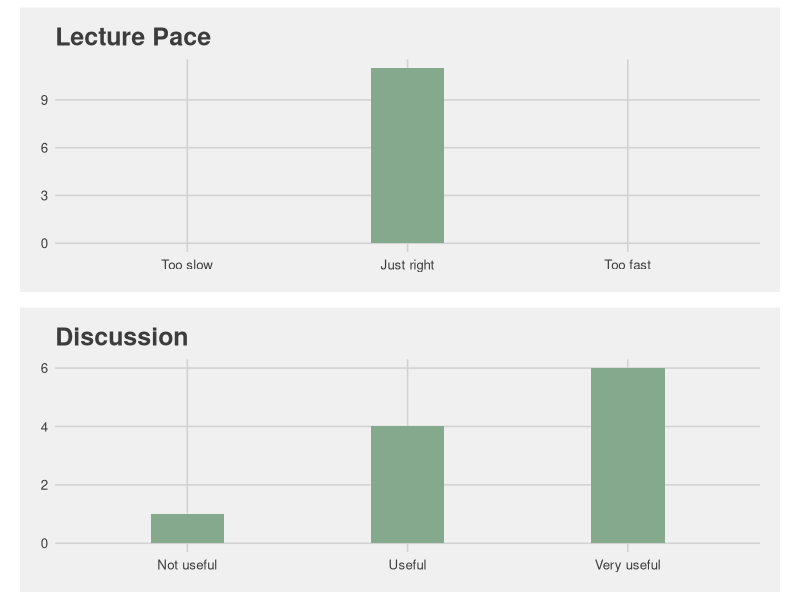
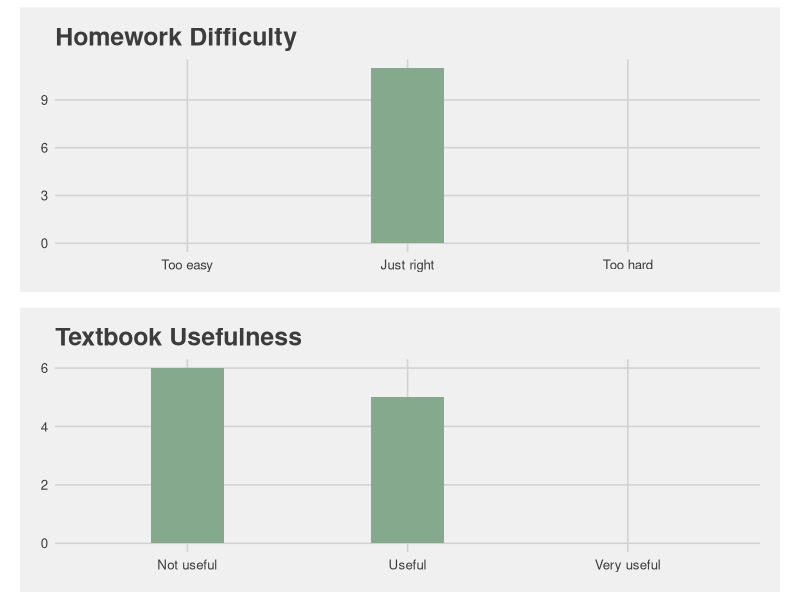
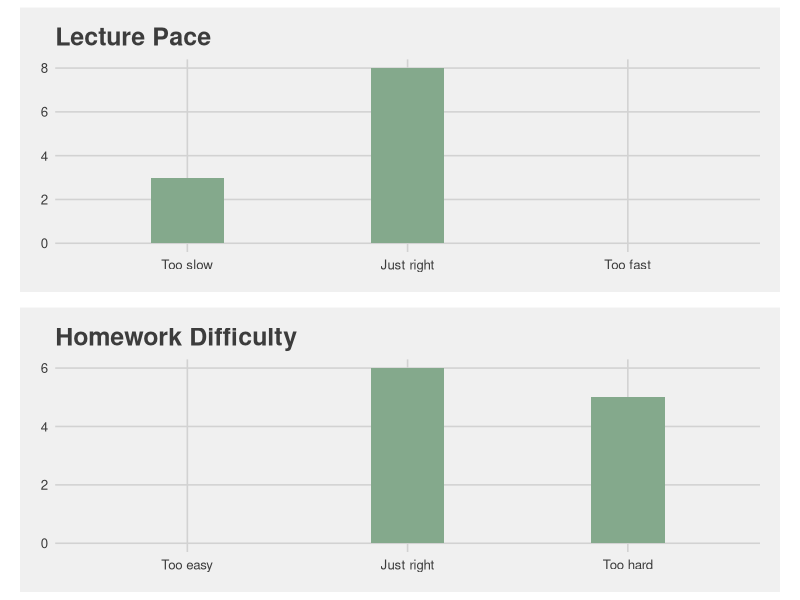
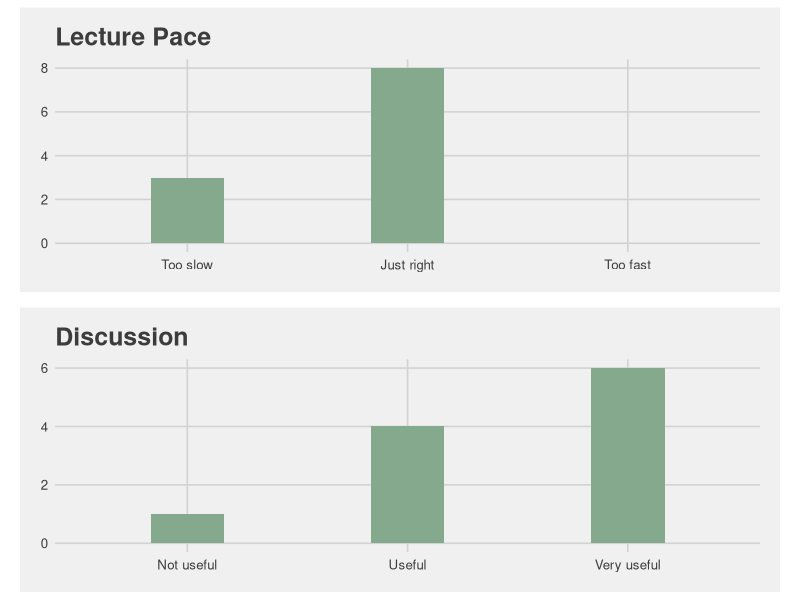
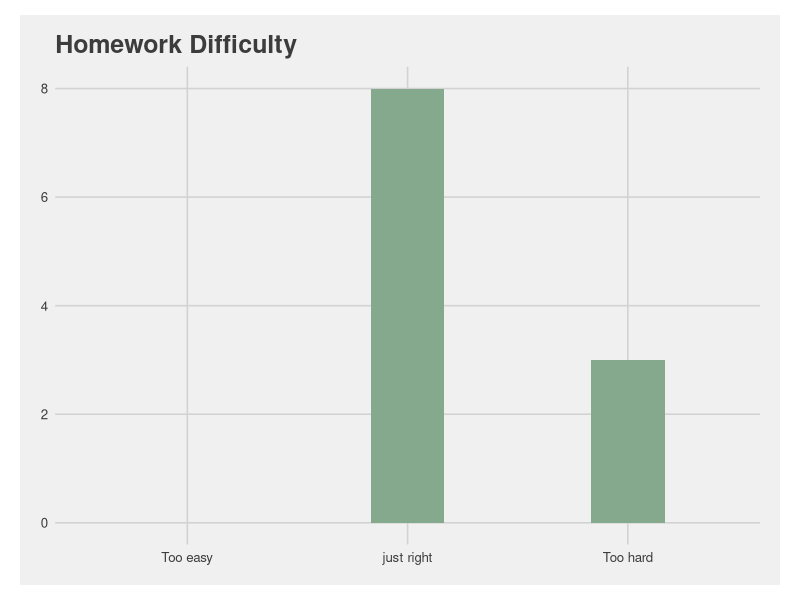
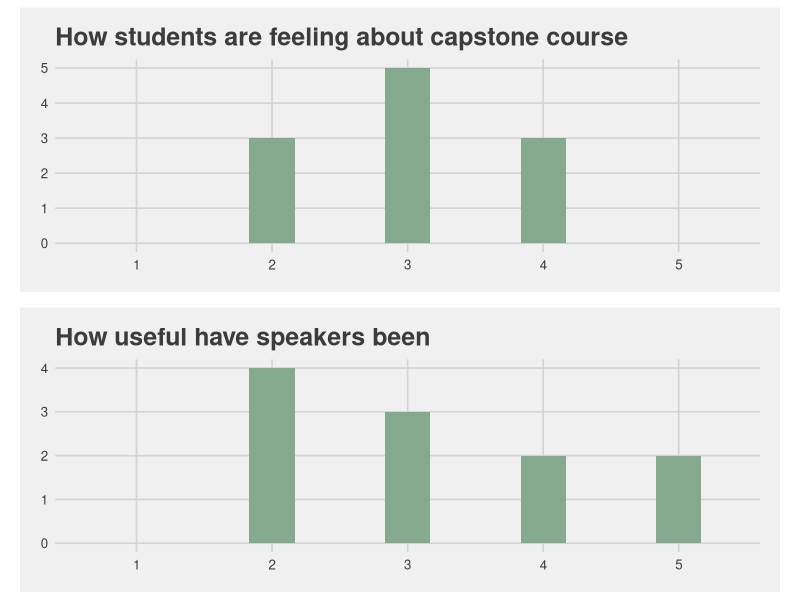

Write the R code that produced these figures, in order.
## ---- chunk 1
#| eval: true
#| echo: false
library(ggplot2)
library(tidyverse)
library(ggthemes)
library(cowplot)
survey_results <- read.csv(here::here("mid-quarter-survey-winter.csv"))
colnames(survey_results) <- c("date", "Meds_student_y/n", "eds232_enrolled", "eds232_pace", "eds232_homeworks", "eds232_discussion", "eds232_textbook", "eds232_other", "eds240_enrolled", "eds240_lecture", "eds240_discussion", "eds240_homework", "eds240_other", "eds241_enrolled", "eds241_lecture", "eds241_homeworks", "eds241_other", "capstone_enrolled", "capstone_feeling", "capstone_speakers", "capstone_comments", "additional_feedback")

## ---- chunk 2
eds232_pace <- ggplot(data = survey_results %>% 
         mutate(eds232_pace = factor(eds232_pace, levels = c(1, 2, 3), labels = c("Too slow", "Just right", "Too fast"))), 
       aes(x = eds232_pace)) + 
  geom_bar(width = 1/3, fill = "#84a98c") + 
  labs(x = element_blank(), y = "Number of Responses", title = "Lecture Pace") +
  scale_x_discrete(drop =FALSE)+ 
  theme_fivethirtyeight()
eds232_discussion <- ggplot(data = survey_results %>% 
         mutate(eds232_discussion = factor(eds232_discussion, levels = c(1, 2, 3), labels = c("Not useful", "Useful", "Very useful"))), 
       aes(x = eds232_discussion)) + 
  geom_bar(width = 1/3, fill = "#84a98c") + 
  labs(x = element_blank(), y = "Number of Responses", title = "Discussion") +
  scale_x_discrete(drop =FALSE)+ 
  theme_fivethirtyeight()
plot_grid(eds232_pace , eds232_discussion , nrow = 2, scale = 0.95)

## ---- chunk 3

#| eval: true
#| echo: false

eds232_homeworks <- ggplot(data = survey_results %>% 
         mutate(eds232_homeworks = factor(eds232_homeworks, levels = c(1, 2, 3), labels = c("Too easy", "Just right", "Too hard"))), 
       aes(x = eds232_homeworks)) + 
  geom_bar(width = 1/3, fill = "#84a98c") + 
  labs(x = element_blank(), y = "Number of Responses", title = "Homework Difficulty") +
  scale_x_discrete(drop =FALSE)+ 
  theme_fivethirtyeight()




eds232_textbook <- ggplot(data = survey_results %>% 
         mutate(eds232_textbook = factor(eds232_textbook, levels = c(1, 2, 3), labels = c("Not useful", "Useful", "Very useful"))), 
       aes(x = eds232_textbook)) + 
  geom_bar(width = 1/3, fill = "#84a98c") + 
  labs(x = element_blank(), y = "Number of Responses", title = "Textbook Usefulness") +
  scale_x_discrete(drop =FALSE)+ 
  theme_fivethirtyeight()


plot_grid(eds232_homeworks , eds232_textbook , nrow = 2, scale = 0.95)

## ---- chunk 4
eds241_lecture <- ggplot(data = survey_results %>% 
         mutate(eds241_lecture = factor(eds241_lecture, levels = c(1, 2, 3), labels = c("Too slow", "Just right", "Too fast"))), 
       aes(x = eds241_lecture)) + 
  geom_bar(width = 1/3, fill = "#84a98c") + 
  labs(x = element_blank(), y = "Number of Responses", title = "Lecture Pace") +
  scale_x_discrete(drop =FALSE)+ 
  theme_fivethirtyeight() 


eds241_homeworks <- ggplot(data = survey_results %>% 
         mutate(eds241_homeworks = factor(eds241_homeworks, levels = c(1, 2, 3), labels = c("Too easy", "Just right", "Too hard"))), 
       aes(x = eds241_homeworks)) + 
  geom_bar(width = 1/3, fill = "#84a98c") + 
  labs(x = element_blank(), y = "Number of Responses", title = "Homework Difficulty") +
  scale_x_discrete(drop =FALSE)+ 
  theme_fivethirtyeight() 

plot_grid(eds241_lecture , eds241_homeworks , nrow = 2, scale = .95)

## ---- chunk 5
eds240_lecture <- ggplot(data = survey_results %>% 
         mutate(eds240_lecture = factor(eds241_lecture, levels = c(1, 2, 3), labels = c("Too slow", "Just right", "Too fast"))), 
       aes(x = eds240_lecture)) + 
  geom_bar(width = 1/3, fill = "#84a98c") + 
  labs(x = element_blank(), y = "Number of Responses", title = "Lecture Pace") +
  scale_x_discrete(drop =FALSE)+ 
  theme_fivethirtyeight()

eds240_discussion <- ggplot(data = survey_results %>% 
         mutate(eds240_discussion = factor(eds240_discussion, levels = c(1, 2, 3), labels = c("Not useful", "Useful", "Very useful"))), 
       aes(x = eds240_discussion)) + 
  geom_bar(width = 1/3, fill = "#84a98c") + 
  labs(x = element_blank(), y = "Number of Responses", title = "Discussion") +
  scale_x_discrete(drop =FALSE)+ 
  theme_fivethirtyeight()



plot_grid(eds240_lecture , eds240_discussion , nrow = 2, scale = 0.95)
## ---- chunk 6
eds240_homeworks <- ggplot(data = survey_results %>% 
         mutate(eds240_homework = factor(eds240_homework, levels = c(1, 2, 3), labels = c("Too easy", "just right", "Too hard"))), 
       aes(x = eds240_homework)) + 
  geom_bar(width = 1/3, fill = "#84a98c") + 
  labs(x = element_blank(), y = "Number of Responses", title = "Homework Difficulty") +
  scale_x_discrete(drop =FALSE)+ 
  theme_fivethirtyeight()



plot_grid(eds240_homeworks, nrow = 1, scale = 0.95)


## ---- chunk 7
capstone_feeling <- ggplot(data = survey_results %>% 
         mutate(capstone_feelings = factor(capstone_feeling, levels = c(1, 2, 3, 4, 5), labels = c("1", "2", "3", "4", "5"))), 
       aes(x = capstone_feelings)) + 
  geom_bar(width = 1/3, fill = "#84a98c") + 
  labs(x = element_blank(), y = "Number of Responses", title = "How students are feeling about capstone course") +
  scale_x_discrete(drop = FALSE) + 
  theme_fivethirtyeight()

capstone_speakers <- ggplot(data = survey_results %>% 
         mutate(capstone_speakers = factor(capstone_speakers, levels = c(1, 2, 3, 4, 5), labels = c("1", "2", "3", "4", "5"))), 
       aes(x = capstone_speakers)) + 
  geom_bar(width = 1/3, fill = "#84a98c") + 
  labs(x = element_blank(), y = "Number of Responses", title = "How useful have speakers been") +
  scale_x_discrete(drop = FALSE) + 
  theme_fivethirtyeight()
plot_grid(capstone_feeling, capstone_speakers, nrow = 2, scale = 0.95)
